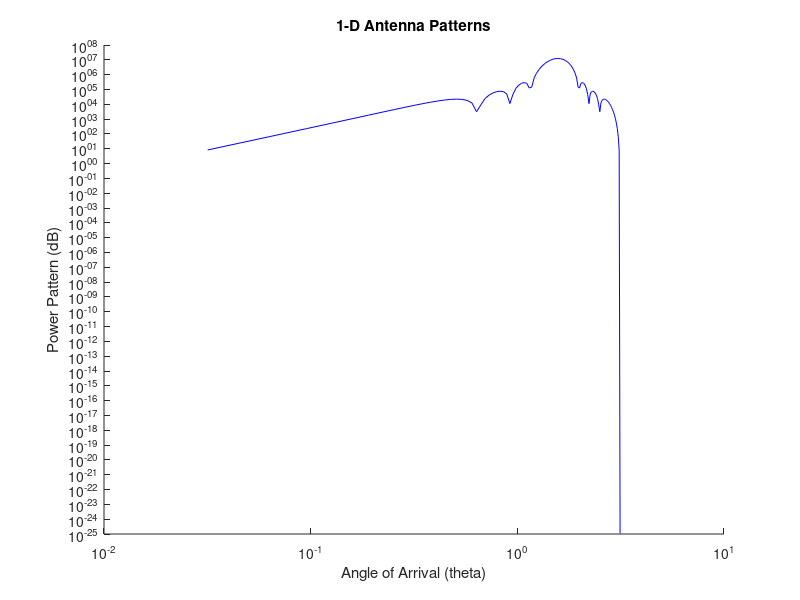

Recreate this plot in MATLAB.
theta = linspace(0, pi, 100); % sets up a 10 element array of theta values from 0 - pi
lt = length (theta); % length of theta
P = zeros (1, lt); % sets up a 1D array P of the same length as theta and fills it with zeros
c = 3e8; % the speed of light
f = 60; % frequency in Hertz
L = (5 * c) / f; % length of wire, defined by the problem
N = 100; % number of peices of L
deltaz = L / N; % length of pieces 
for t=1 : 100 % loop to go through all indicies of theta and P
    sum = 0; 
    for n=1 : N % loop to go from n = 1 to n = N
        Zn = -0.5 * L + (((n-1)*L)/(N-1)); % calculates Zn point at a given n
        Izn = 0.5*(1 - cos((2*pi*(Zn+(0.5*L)))/L)); %calculates I for Zn, also defined by the problem
        Pn = Izn * exp(1i*2*pi*f*Zn*cos(theta(t))/ c) * deltaz; % calculates power for given Zn and theta
        sum = Pn + sum; % so that this loop is a sum; adds Pns from all iterations
        n = n + 1; % to keep the loop going
    end
    P(t) = abs(sin(theta(t)) * sum); % calculates power pattern for given theta
    t = t + 1; % to iterate loop
end

%plot P vs. theta
fntsz = 14;
figure(1)
clf
hold on
loglog (theta, P, 'b')
hold off
xlabel('Angle of Arrival (theta)')
ylabel('Power Pattern (dB)')
title('1-D Antenna Patterns')